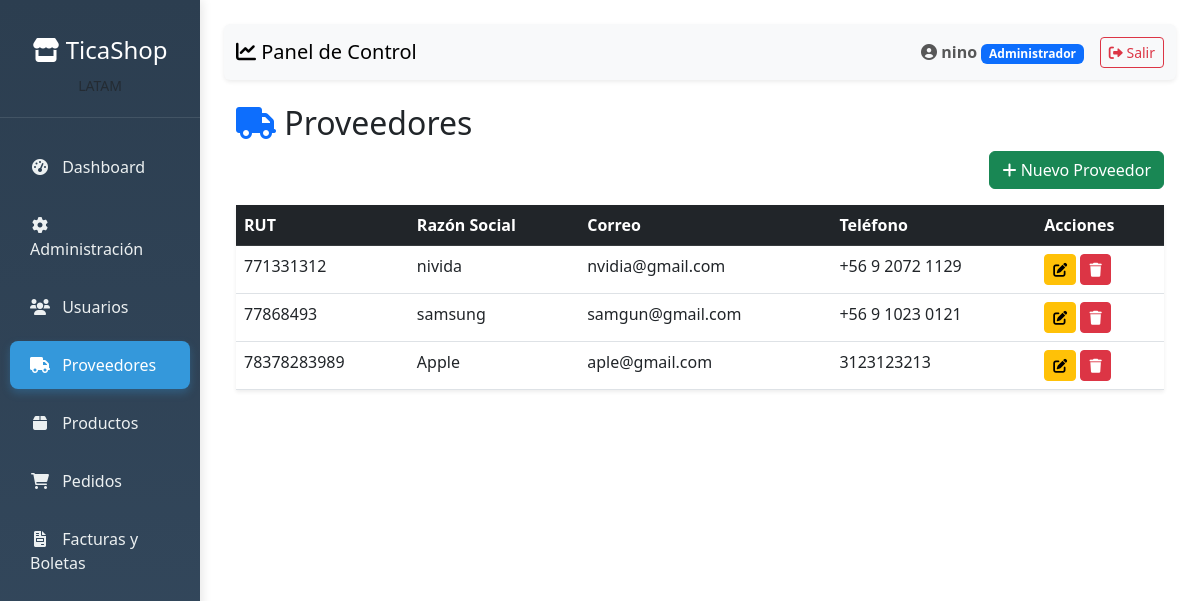
The page /clientes/proveedores/ (signed in) on the database its author committed.
### apps/usuarios/models.py (models this page shows, shortened)
class Usuario(AbstractUser):
    ROLES = (
        ('Administrador', 'Administrador'),
        ('Vendedor', 'Vendedor'),
        ('Tesoreria', 'Tesorería'),
        ('Cliente', 'Cliente'),
    )
    rol = models.CharField(max_length=13, choices=ROLES, default='Cliente')
    telefono = models.CharField(max_length=20, blank=True, null=True)
    activo = models.BooleanField(default=True)
    fecha_actualizacion = models.DateTimeField(auto_now=True)
    class Meta:
        db_table = 'usuarios'
        verbose_name = 'Usuario'
        verbose_name_plural = 'Usuarios'

### apps/clientes/models.py (models this page shows, shortened)
class Proveedor(models.Model):
    rut = models.CharField(max_length=12, unique=True)
    razon_social = models.CharField(max_length=255)
    email_contacto = models.EmailField(blank=True, null=True)
    telefono = models.CharField(max_length=20, blank=True, null=True)
    class Meta:
        db_table = 'proveedores'
        verbose_name = 'Proveedor'
        verbose_name_plural = 'Proveedores'

### apps/clientes/views.py (the view)
# urls.py: path('proveedores/', views.listar_proveedores, name='listar_proveedores'),
@login_required
def listar_proveedores(request):
    proveedores = Proveedor.objects.all()
    return render(request, 'clientes/listar_proveedores.html', {'proveedores': proveedores})

### templates/clientes/listar_proveedores.html
{% extends 'dashboard/base_dashboard.html' %}
{% block content %}
<div class="container mt-4">
    <h2><i class="fas fa-truck text-primary"></i> Proveedores</h2>
    {% if request.user.rol == 'Administrador' %}
    <div class="text-end mb-3">
        <a href="{% url 'crear_proveedor' %}" class="btn btn-success">
            <i class="fas fa-plus"></i> Nuevo Proveedor
        </a>
    </div>
    {% endif %}
    <table class="table table-hover shadow-sm">
        <thead class="table-dark">
            <tr>
                <th>RUT</th>
                <th>Razón Social</th>
                <th>Correo</th>
                <th>Teléfono</th>
                {% if request.user.rol == 'Administrador' %}
                <th>Acciones</th>
                {% endif %}
            </tr>
        </thead>
        <tbody>
            {% for proveedor in proveedores %}
            <tr>
                <td>{{ proveedor.rut }}</td>
                <td>{{ proveedor.razon_social }}</td>
                <td>{{ proveedor.email_contacto }}</td>
                <td>{{ proveedor.telefono }}</td>
                {% if request.user.rol == 'Administrador' %}
                <td>
                    <a href="{% url 'editar_proveedor' proveedor.id %}" class="btn btn-warning btn-sm">
                        <i class="fas fa-edit"></i>
                    </a>
                    <a href="{% url 'eliminar_proveedor' proveedor.id %}" class="btn btn-danger btn-sm"
                        onclick="return confirm('¿Seguro que deseas eliminar este proveedor?')">
                        <i class="fas fa-trash"></i>
                    </a>
                </td>
                {% endif %}
            </tr>
            {% empty %}
            <tr><td colspan="5" class="text-center text-muted">No hay proveedores registrados</td></tr>
            {% endfor %}
        </tbody>
    </table>
</div>
{% endblock %}

### templates/dashboard/base_dashboard.html (shortened to what this page needs)
<!DOCTYPE html>
<html lang="es">
<head>
    <link href="https://cdn.jsdelivr.net/npm/bootstrap@5.3.0/dist/css/bootstrap.min.css" rel="stylesheet">
    <link rel="stylesheet" href="https://cdnjs.cloudflare.com/ajax/libs/font-awesome/6.0.0/css/all.min.css">
</head>
<body>
    <div class="container-fluid">
        <div class="row">
            <div class="col-md-3 col-lg-2 sidebar d-md-block p-0">
                <div class="position-sticky pt-3">
                    <div class="text-center text-white logo-section">
                        <h4><i class="fas fa-store"></i> TicaShop</h4>
                        <small class="text-muted">LATAM</small>
                    </div>
                    <ul class="nav flex-column">
                        <li class="nav-item">
                            <a class="nav-link {% if request.resolver_match.url_name == 'dashboard' %}active{% endif %}"
                                href="{% url 'dashboard' %}">
                                <i class="fas fa-tachometer-alt"></i> Dashboard
                            </a>
                        </li>
                        {% if request.user.rol == 'Administrador' %}
                        <li class="nav-item">
                            <a class="nav-link" href="/admin/">
                                <i class="fas fa-cog"></i> Administración
                            </a>
                        </li>
                        <li class="nav-item">
                            <a class="nav-link {% if request.resolver_match.url_name == 'listar_usuarios' %}active{% endif %}"
                                href="{% url 'listar_usuarios' %}">
                                <i class="fas fa-users"></i> Usuarios
                            </a>
                        </li>
                        <li class="nav-item">
                            <a class="nav-link {% if request.resolver_match.url_name == 'listar_proveedores' %}active{% endif %}"
                                href="{% url 'listar_proveedores' %}">
                                <i class="fas fa-truck"></i> Proveedores
                            </a>
                        </li>
                        {% endif %}
                        {% if request.user.rol == 'Administrador' or request.user.rol == 'Vendedor' %}
                        <li class="nav-item">
                            <a class="nav-link {% if request.resolver_match.url_name == 'listar_productos' %}active{% endif %}"
                                href="{% url 'listar_productos' %}">
                                <i class="fas fa-box"></i> Productos
                            </a>
                        </li>
                        <li class="nav-item">
                            <a class="nav-link {% if request.resolver_match.url_name == 'listar_pedidos' %}active{% endif %}"
                                href="{% url 'listar_pedidos' %}">
                                <i class="fas fa-shopping-cart"></i> Pedidos
                            </a>
                        </li>
                        {% endif %}
                        <li class="nav-item">
                            <a class="nav-link {% if request.resolver_match.url_name == 'listar_documentos' %}active{% endif %}"
                                href="{% url 'listar_documentos' %}">
                                <i class="fas fa-file-invoice"></i> Facturas y Boletas
                            </a>
                        </li>
                    </ul>
                </div>
            </div>
            <div class="col-md-9 col-lg-10 ml-sm-auto px-4 py-4">
                <nav class="navbar navbar-expand-lg navbar-light bg-light mb-4 shadow-sm rounded">
                    <div class="container-fluid">
                        <span class="navbar-brand mb-0 h1">
                            <i class="fas fa-chart-line"></i> Panel de Control
                        </span>
                        <div class="navbar-nav ms-auto align-items-center">
                            <span class="navbar-text me-3">
                                <i class="fas fa-user-circle"></i>
                                <strong>{{ request.user.get_full_name|default:request.user.username }}</strong>
                                <span class="badge bg-primary">{{ request.user.rol }}</span>
                            </span>
                            <a class="btn btn-outline-danger btn-sm" href="{% url 'logout' %}">
                                <i class="fas fa-sign-out-alt"></i> Salir
                            </a>
                        </div>
                    </div>
                </nav>
                {% block content %}
                {% endblock %}
            </div>
        </div>
    </div>
</body>
</html>

### templates/dashboard/base_dashboard.html (style rules this page uses)
body { font-family: 'Segoe UI', Tahoma, Geneva, Verdana, sans-serif; }
.sidebar { min-height: 100vh; background: linear-gradient(180deg, #2c3e50 0%, #34495e 100%); box-shadow: 2px 0 10px rgba(0,0,0,0.1); }
.sidebar .nav-link { color: #ecf0f1; padding: 12px 20px; margin: 5px 10px; border-radius: 8px; transition: all 0.3s ease; }
.sidebar .nav-link.active { background: #3498db; color: white; box-shadow: 0 4px 8px rgba(52, 152, 219, 0.3); }
.sidebar .nav-link i { width: 20px; text-align: center; margin-right: 8px; }
.logo-section { padding: 20px; border-bottom: 1px solid rgba(255,255,255,0.1); margin-bottom: 20px; }

### rows shown on the page
Usuario: user.get_full_name "nino", user.rol "Administrador"
Proveedor: rut "771331312", razon_social "nivida", email_contacto "nvidia@gmail.com", telefono "+56 9 2072 1129"
Proveedor: rut "77868493", razon_social "samsung", email_contacto "samgun@gmail.com", telefono "+56 9 1023 0121"
Proveedor: rut "78378283989", razon_social "Apple", email_contacto "aple@gmail.com", telefono "3123123213"
